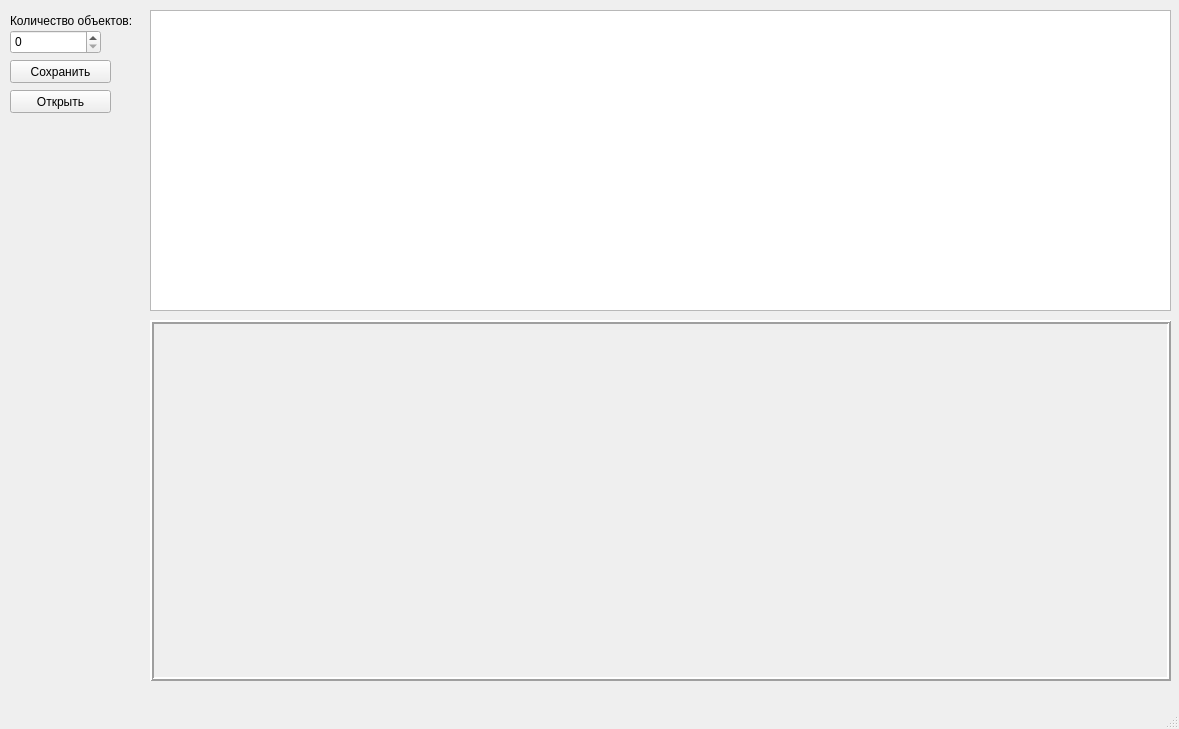
<?xml version="1.0" encoding="UTF-8"?>
<ui version="4.0">
 <class>MainWindow</class>
 <widget class="QMainWindow" name="MainWindow">
  <property name="geometry">
   <rect>
    <x>0</x>
    <y>0</y>
    <width>1179</width>
    <height>729</height>
   </rect>
  </property>
  <property name="windowTitle">
   <string>Лабораторная работа №15</string>
  </property>
  <widget class="QWidget" name="centralwidget">
   <widget class="QSpinBox" name="spinBox">
    <property name="geometry">
     <rect>
      <x>10</x>
      <y>30</y>
      <width>91</width>
      <height>24</height>
     </rect>
    </property>
   </widget>
   <widget class="QTableWidget" name="tableWidget">
    <property name="geometry">
     <rect>
      <x>150</x>
      <y>10</y>
      <width>1021</width>
      <height>301</height>
     </rect>
    </property>
    <attribute name="horizontalHeaderMinimumSectionSize">
     <number>50</number>
    </attribute>
    <attribute name="horizontalHeaderDefaultSectionSize">
     <number>127</number>
    </attribute>
   </widget>
   <widget class="QLabel" name="label">
    <property name="geometry">
     <rect>
      <x>10</x>
      <y>10</y>
      <width>151</width>
      <height>21</height>
     </rect>
    </property>
    <property name="text">
     <string>Количество объектов:</string>
    </property>
   </widget>
   <widget class="QFrame" name="frame">
    <property name="geometry">
     <rect>
      <x>150</x>
      <y>320</y>
      <width>1021</width>
      <height>361</height>
     </rect>
    </property>
    <property name="frameShape">
     <enum>QFrame::Box</enum>
    </property>
    <property name="frameShadow">
     <enum>QFrame::Raised</enum>
    </property>
    <property name="lineWidth">
     <number>2</number>
    </property>
    <widget class="Canvas" name="widget" native="true">
     <property name="geometry">
      <rect>
       <x>10</x>
       <y>10</y>
       <width>1011</width>
       <height>341</height>
      </rect>
     </property>
    </widget>
   </widget>
   <widget class="QPushButton" name="pushButtonSave">
    <property name="geometry">
     <rect>
      <x>10</x>
      <y>60</y>
      <width>101</width>
      <height>23</height>
     </rect>
    </property>
    <property name="text">
     <string>Сохранить</string>
    </property>
   </widget>
   <widget class="QPushButton" name="pushButtonLoad">
    <property name="geometry">
     <rect>
      <x>10</x>
      <y>90</y>
      <width>101</width>
      <height>23</height>
     </rect>
    </property>
    <property name="text">
     <string>Открыть</string>
    </property>
   </widget>
  </widget>
  <widget class="QMenuBar" name="menubar">
   <property name="geometry">
    <rect>
     <x>0</x>
     <y>0</y>
     <width>1179</width>
     <height>21</height>
    </rect>
   </property>
  </widget>
  <widget class="QStatusBar" name="statusbar"/>
 </widget>
 <customwidgets>
  <customwidget>
   <class>Canvas</class>
   <extends>QWidget</extends>
   <header location="global">canvas.h</header>
   <container>1</container>
  </customwidget>
 </customwidgets>
 <tabstops>
  <tabstop>spinBox</tabstop>
  <tabstop>tableWidget</tabstop>
 </tabstops>
 <resources/>
 <connections/>
</ui>
